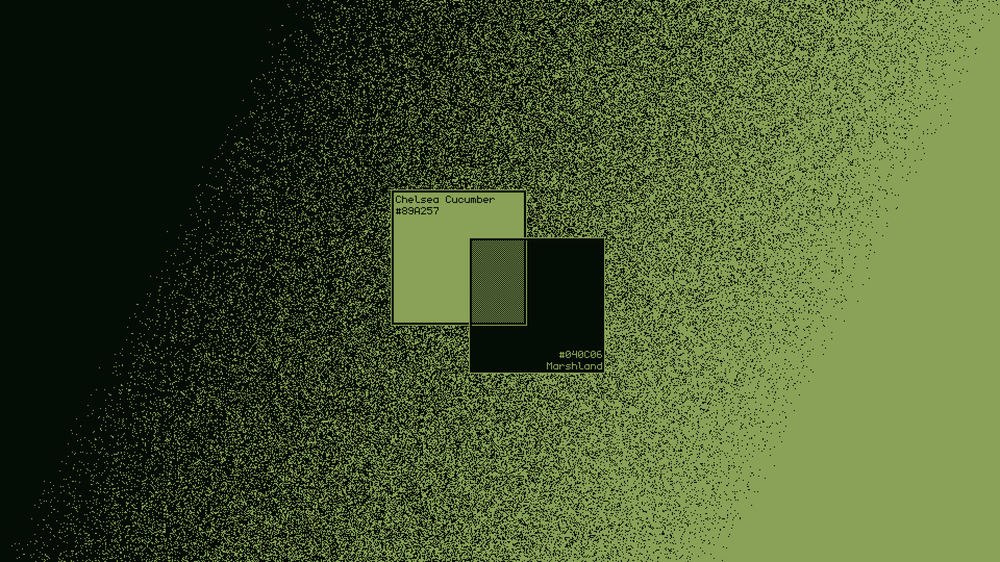
#> input picture Experimental/image_modification/example_1920.png, 1000 x 562 px, shrunk from 1920 x 1080 before the run
$ python central_lines.py
#> lines starting #> are read from the running program, lines starting #| are printed output that depends on the picture
from PIL import Image, ImageDraw


FILENAME = "example_1920.png"

img = Image.open(FILENAME)
#> img is the input picture: PIL image 1000x562 RGB; mean R, G, B 70.4, 86.4, 46.2
draw = ImageDraw.Draw(img)

HALF_WIDTH = img.width // 2
#> HALF_WIDTH = 500
HALF_HEIGHT = img.height // 2
#> HALF_HEIGHT = 281

print(f"W{HALF_WIDTH}, H{HALF_HEIGHT}")
#| W500, H281


# Horizontal line
draw.line(
    xy=((0, HALF_HEIGHT), (img.width, HALF_HEIGHT)),
    fill="white",
    width=1
)

# Vertical line
draw.line(
    xy=((HALF_WIDTH, 0), (HALF_WIDTH, img.height)),
    fill="white",
    width=1
)

img.show()
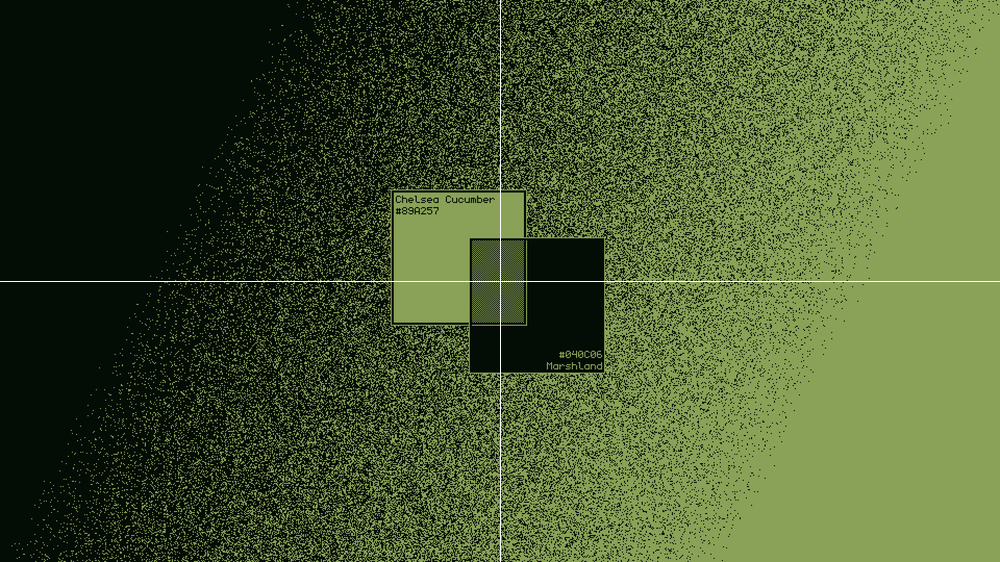
#> shown: PIL image 1000x562 RGB; mean R, G, B 71, 86.9, 46.8
